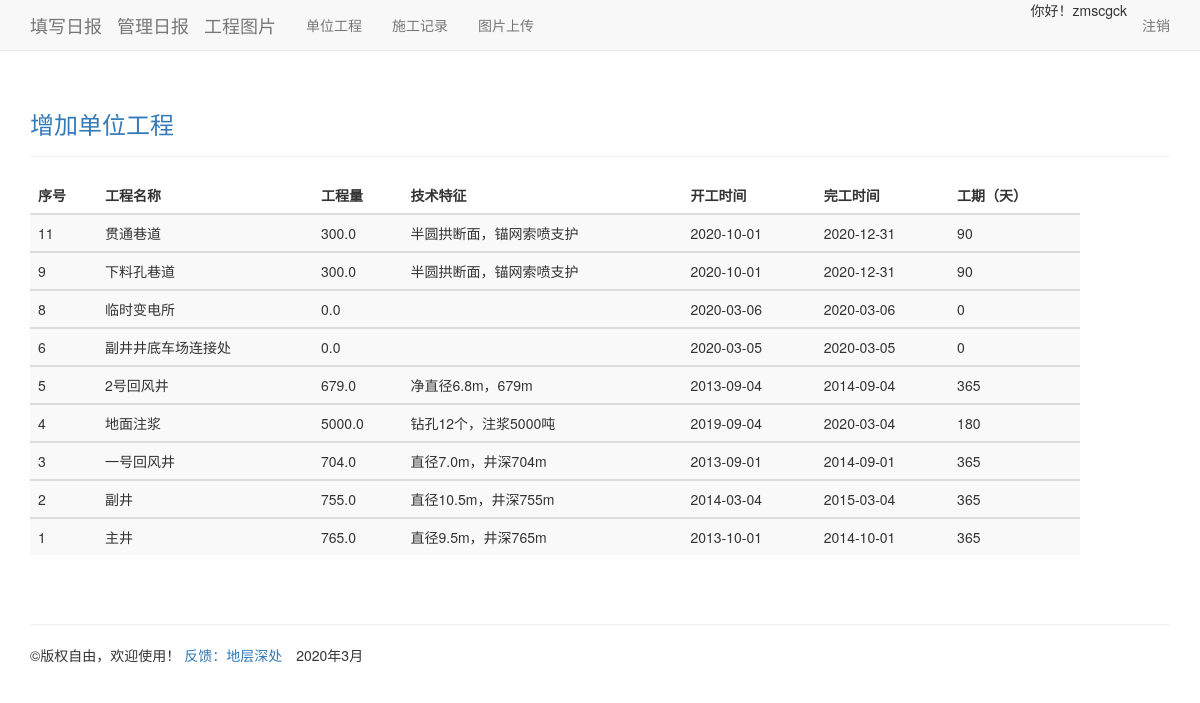
Page /topics/ (signed in) on the earlier database version.
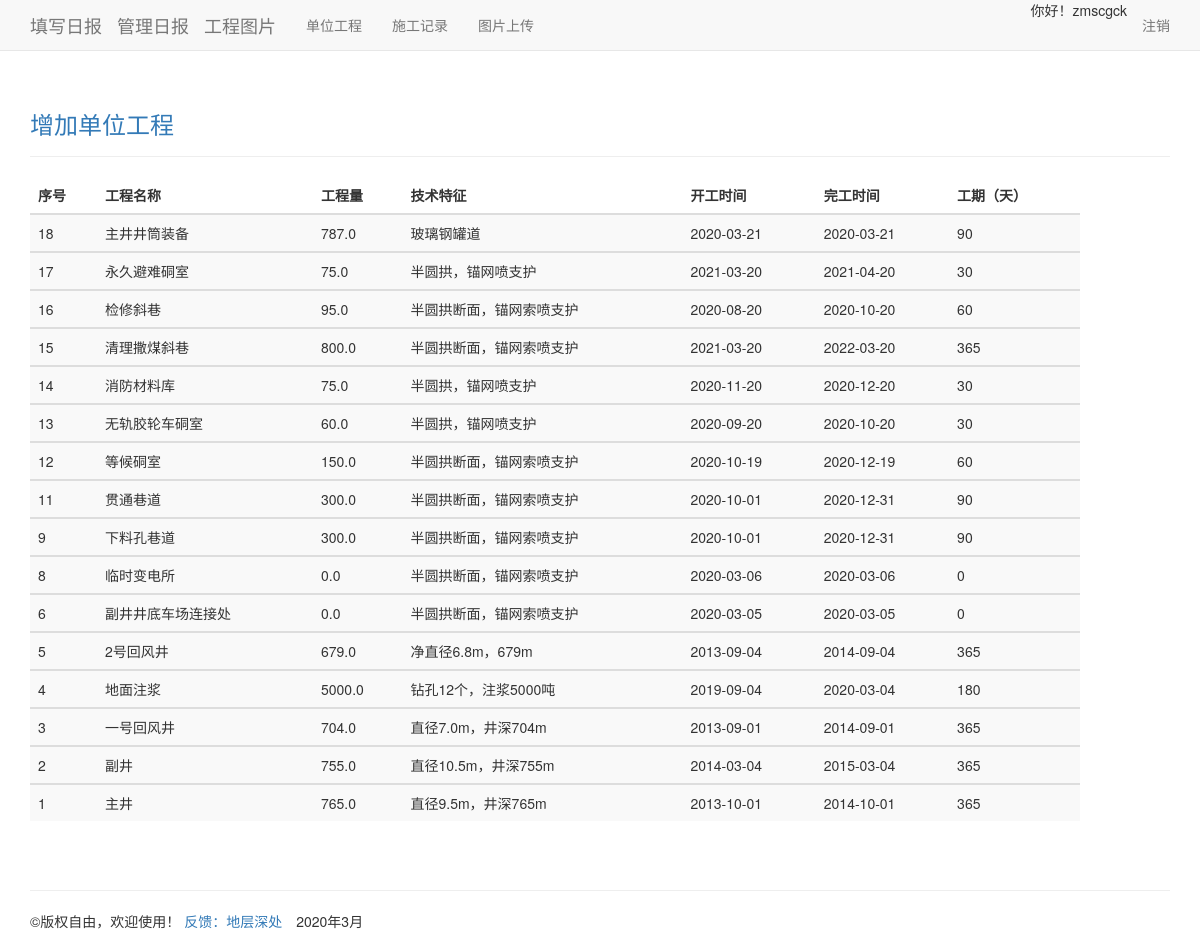
Same page on the later database version.
### note/models.py (models this page shows, shortened)
class Topic(models.Model):
    text = models.CharField(max_length=200,
                            verbose_name='工程名称')
    date_added = models.DateField(default=timezone.now)
    company = models.ForeignKey(Group, on_delete=models.CASCADE,
                                verbose_name='施工单位')
    owner = models.ManyToManyField(User, verbose_name="管理员")
    '''增加单位工程属性'''
    quantity = models.FloatField(default=0, verbose_name='工 程 量')
    character = models.CharField(max_length=255, verbose_name='技术特征')
    start_time = models.DateField(default=timezone.now, verbose_name='开工时间')
    end_time = models.DateField(default=timezone.now, verbose_name='完工时间')
    days = models.IntegerField(default=0, verbose_name='工期(天)')
    class Meta:
        verbose_name = '单位工程'
        verbose_name_plural = '单位工程'

### note/views.py (the view)
# urls.py: path('topics/', views.topics, name='topics'),
@login_required
def topics(request):
    topics = Topic.objects.order_by('-date_added').order_by('-id')
    context = {'topics': topics}
    return render(request, 'note/topics.html', context)

### note/templates/note/topics.html
{% extends "note/base.html" %}
{% load bootstrap3 %}
{% block header %}
 <h3><a href="{% url 'note:new_topic' %}">增加单位工程</a></h3>
{% endblock header %}
{% block content %}
    <div class="row" >
      <div class="col-md-8" style="width: 1080px;">
        <table class="table table-striped">
          <thead>
            <tr>
              <th>序号</th>
              <th>工程名称</th>
              <th>工程量</th>
              <th>技术特征</th>
              <th>开工时间</th>
              <th>完工时间</th>
              <th>工期（天）</th>
            </tr>
          </thead>
          <tbody>
        {% for topic in topics %}
        <tr>
          <td>{{ topic.id }}</td>
          <td>{{ topic.text }}</a></td>
          <td>{{ topic.quantity }}</td>
          <td>{{ topic.character }}</td>
          <td>{{topic.start_time|date:'Y-m-d'}}</td>
          <td>{{topic.end_time|date:'Y-m-d'}}</td>
          <td>{{ topic.days }}</td>
        </tr>
          </tbody>
        {% empty %}
         <a href="{% url 'note:new_topic' %}">请增加单位工程</a>
        {% endfor %}
        </table>
      </div>
    </div>
{% endblock content %}

### note/templates/note/base.html (shortened to what this page needs)
{% load bootstrap3 %}
<!DOCTYPE html>
<html lang="zh-cn">
    <head>
        {% bootstrap_css %}
    </head>
<body>
<nav class="navbar navbar-default navbar-static-top">
    <div class="container">
        <div class="navbar-header">
            <a class="navbar-brand" href="{% url 'note:new_entries' %}"> 填写日报</a> <a class="navbar-brand" href="{% url 'note:admin' %}"> 管理日报</a><a class="navbar-brand" href="{% url 'img_db:show' %}"> 工程图片</a>
         </div>
        <div id="navbar" class="navbar-collapse collapse">
          <ul class="nav navbar-nav">
            <li><a href=" {% url 'note:topics' %}"> 单位工程 </a></li>
             <li><a href=" {% url 'note:entries' %}"> 施工记录 </a></li>
             <li><a href=" {% url 'img_db:upload' %}"> 图片上传 </a></li>
            </ul>
            <ul class="nav navbar-nav navbar-right">
                {% if user.is_authenticated %}
                <li>你好！{{ user.username }}</li>
                <li><a href="{% url 'users:logout' %}">注销
                      </a></li>
                {% else %}
                <li><a href="{% url 'users:register' %}">请注册
                       </a></li>
                  <li><a href="{% url 'users:login' %}">请登录
                        </a></li>
                  {% endif %}
                </ul>
            </div>
    </div>
</nav>
<div class="container">
 <div class="page-header">
     {% block header %}{% endblock header %}
 </div>
 <div>
    {% block content %}{% endblock content %}
 </div>
 </div>
    <div class="container theme-showcase" role="main">
      <div class="page-header">
      </div>
      <footer class="footer">
        <p>&copy;版权自由，欢迎使用！ <a href="mailto:3357025409@qq.com">反馈：地层深处</a>&emsp;2020年3月</p>
      </footer>
    </div>

Differences in the rows shown:
added Topic: id "18", text "主井井筒装备", quantity "787.0", character "玻璃钢罐道", start_time "2020-03-21", end_time "2020-03-21", days "90"
added Topic: id "17", text "永久避难硐室", quantity "75.0", character "半圆拱，锚网喷支护", start_time "2021-03-20", end_time "2021-04-20", days "30"
added Topic: id "16", text "检修斜巷", quantity "95.0", character "半圆拱断面，锚网索喷支护", start_time "2020-08-20", end_time "2020-10-20", days "60"
added Topic: id "15", text "清理撒煤斜巷", quantity "800.0", character "半圆拱断面，锚网索喷支护", start_time "2021-03-20", end_time "2022-03-20", days "365"
added Topic: id "14", text "消防材料库", quantity "75.0", character "半圆拱，锚网喷支护", start_time "2020-11-20", end_time "2020-12-20", days "30"
added Topic: id "13", text "无轨胶轮车硐室", quantity "60.0", character "半圆拱，锚网喷支护", start_time "2020-09-20", end_time "2020-10-20", days "30"
added Topic: id "12", text "等候硐室", quantity "150.0", character "半圆拱断面，锚网索喷支护", start_time "2020-10-19", end_time "2020-12-19", days "60"
changed Topic "临时变电所": character (not shown) → "半圆拱断面，锚网索喷支护"
changed Topic "副井井底车场连接处": character (not shown) → "半圆拱断面，锚网索喷支护"
